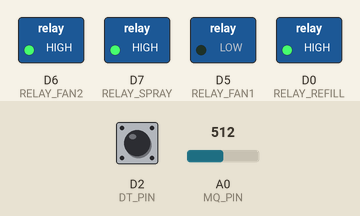
Recording of a sketch running on a simulated ESP8266 (NodeMCU). Shown: switched loads named in the sketch (green lamp = pin HIGH). The test bench sets the inputs (shaded band); at power-on: A0 (MQ_PIN) = 512, D2 (DT_PIN) HIGH. WiFi joins after 1.5 s; servers stay silent unless stated; what the sketch prints to the serial monitor is not drawn.

Above: at 3.3 s.
3.4 s: A0 (MQ_PIN) set to 74
4.9 s: A0 (MQ_PIN) set to 65
At 6.4 s:
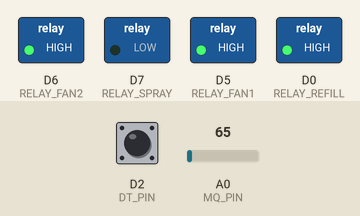
6.7 s: A0 (MQ_PIN) set to 110
At 8.1 s:
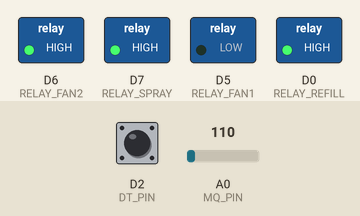
8.7 s: A0 (MQ_PIN) set to 60
At 9.6 s:
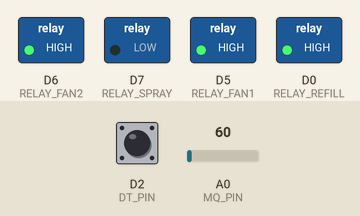
Timing chart, 0 to 11.7 s (numbered marks = the images above; inputs shaded):
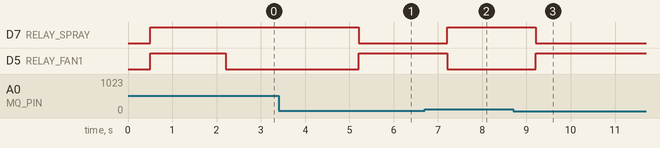

Measured:
- the behaviour switches between 71 and 70 on A0 (MQ_PIN) (found by bisection; images 0 and 1)
- after the input at 3.4 s, every drawn part: stays the same
- after the input at 4.9 s, D7 (RELAY_SPRAY): HIGH → LOW after 0.31 s; D5 (RELAY_FAN1): LOW → HIGH after 0.31 s
- after the input at 6.7 s, D7 (RELAY_SPRAY): LOW → HIGH after 0.51 s; D5 (RELAY_FAN1): HIGH → LOW after 0.51 s
- after the input at 8.7 s, D7 (RELAY_SPRAY): HIGH → LOW after 0.51 s; D5 (RELAY_FAN1): LOW → HIGH after 0.51 s

The sketch:

part1_part2.ino
```cpp
#include <ESP8266WiFi.h>
#include <ESPAsyncTCP.h>
#include <ESPAsyncWebServer.h>

const char* ssid = "SNDT123";
const char* password = "sndt@123=\\";

// ========== Pins ==========
#define MQ_PIN          A0          // Gas / PM sensor
#define DT_PIN          D2          // HX710B Data
#define SCK_PIN         D1          // HX710B Clock

#define RELAY_FAN1      D5          // GPIO14 - Ventilation Fan
#define RELAY_FAN2      D6          // GPIO12 - Cleaning Fan
#define RELAY_SPRAY     D7          // GPIO13 - Spray pump
#define RELAY_REFILL    D0          // GPIO16 - Refill pump (Manual only)

// ========== Thresholds ==========
const int  gasThreshold      = 70;         // Adjust after testing
const long pressureThreshold = 1255215;    // Adjust after testing

AsyncWebServer server(80);

bool autoMode = true;

int  gasValue      = 0;
long pressureValue = 0;

String fan1Status  = "OFF";
String fan2Status  = "OFF";
String sprayStatus = "OFF";
String refillStatus = "OFF";

unsigned long lastSensorRead = 0;

void setup() {
  Serial.begin(115200);
  delay(500);

  pinMode(RELAY_FAN1, OUTPUT);
  pinMode(RELAY_FAN2, OUTPUT);
  pinMode(RELAY_SPRAY, OUTPUT);
  pinMode(RELAY_REFILL, OUTPUT);

  // All relays OFF (Active LOW)
  digitalWrite(RELAY_FAN1, HIGH);
  digitalWrite(RELAY_FAN2, HIGH);
  digitalWrite(RELAY_SPRAY, HIGH);
  digitalWrite(RELAY_REFILL, HIGH);

  pinMode(DT_PIN, INPUT);
  pinMode(SCK_PIN, OUTPUT);
  digitalWrite(SCK_PIN, LOW);

  WiFi.begin(ssid, password);
  Serial.print("Connecting to WiFi");
  while (WiFi.status() != WL_CONNECTED) {
    delay(400);
    Serial.print(".");
  }
  Serial.println("\nWiFi Connected!");
  Serial.print("IP Address: ");
  Serial.println(WiFi.localIP());

  // ===================== WEB INTERFACE =====================
  server.on("/", HTTP_GET, [](AsyncWebServerRequest *request){
    String html = R"rawliteral(
<!DOCTYPE html>
<html>
<head>
  <title>Air Quality Controller</title>
  <meta name="viewport" content="width=device-width, initial-scale=1">
  <style>
    body{font-family:Arial;text-align:center;background:#0f1620;color:white;margin:0;padding:16px;}
    h1{color:#4fc3f7;}
    .card{background:#1e2a44;margin:12px auto;padding:16px;border-radius:12px;max-width:500px;}
    .val{font-size:1.6em;font-weight:bold;color:#4fc3f7;}
    button{padding:12px 22px;margin:6px;font-size:16px;border:none;border-radius:8px;cursor:pointer;min-width:120px;}
    .on{background:#2e7d32;} .off{background:#c62828;} .mode{background:#1565c0;}
    .status{font-size:18px;margin:8px 0;}
  </style>
</head>
<body>
  <h1>Air Quality + Cleaning System</h1>

  <div class="card">
    <div>Gas / PM : <span class="val" id="gas">0</span></div>
    <div>Pressure : <span class="val" id="press">0</span></div>
  </div>

  <div class="card">
    <div class="status">Mode: <span id="auto">AUTO</span></div>
    <button class="mode" onclick="toggleAuto()">Toggle Auto / Manual</button>
  </div>

  <div class="card">
    <h3>Fan 1 (Ventilation)</h3>
    <div class="status" id="f1">OFF</div>
    <button class="on" onclick="ctrl('fan1',1)">ON</button>
    <button class="off" onclick="ctrl('fan1',0)">OFF</button>
  </div>

  <div class="card">
    <h3>Fan 2 (Cleaning)</h3>
    <div class="status" id="f2">OFF</div>
    <button class="on" onclick="ctrl('fan2',1)">ON</button>
    <button class="off" onclick="ctrl('fan2',0)">OFF</button>
  </div>

  <div class="card">
    <h3>Spray Pump</h3>
    <div class="status" id="spray">OFF</div>
    <button class="on" onclick="ctrl('spray',1)">ON</button>
    <button class="off" onclick="ctrl('spray',0)">OFF</button>
  </div>

  <div class="card">
    <h3>Refill Pump (Manual Only)</h3>
    <div class="status" id="refill">OFF</div>
    <button class="on" onclick="ctrl('refill',1)">ON</button>
    <button class="off" onclick="ctrl('refill',0)">OFF</button>
  </div>

  <script>
    function ctrl(device, state) {
      fetch(`/control?device=${device}&state=${state}`);
    }
    function toggleAuto() {
      fetch('/auto');
    }

    setInterval(() => {
      fetch('/data').then(r => r.text()).then(d => {
        let v = d.split(',');
        document.getElementById('gas').innerText   = v[0];
        document.getElementById('press').innerText = v[1];
        document.getElementById('f1').innerText    = v[2];
        document.getElementById('f2').innerText    = v[3];
        document.getElementById('spray').innerText = v[4];
        document.getElementById('refill').innerText= v[5];
        document.getElementById('auto').innerText  = v[6];
      });
    }, 1000);
  </script>
</body>
</html>
    )rawliteral";
    request->send(200, "text/html", html);
  });

  // Manual control for all 4 devices
  server.on("/control", HTTP_GET, [](AsyncWebServerRequest *request){
    if (request->hasParam("device") && request->hasParam("state")) {
      String device = request->getParam("device")->value();
      int state = request->getParam("state")->value().toInt();

      if (device == "fan1")   digitalWrite(RELAY_FAN1,   state ? LOW : HIGH);
      if (device == "fan2")   digitalWrite(RELAY_FAN2,   state ? LOW : HIGH);
      if (device == "spray")  digitalWrite(RELAY_SPRAY,  state ? LOW : HIGH);
      if (device == "refill") digitalWrite(RELAY_REFILL, state ? LOW : HIGH);
    }
    request->send(200);
  });

  server.on("/auto", HTTP_GET, [](AsyncWebServerRequest *request){
    autoMode = !autoMode;
    request->send(200);
  });

  server.on("/data", HTTP_GET, [](AsyncWebServerRequest *request){
    String resp = String(gasValue) + "," +
                  String(pressureValue) + "," +
                  fan1Status + "," +
                  fan2Status + "," +
                  sprayStatus + "," +
                  refillStatus + "," +
                  (autoMode ? "AUTO" : "MANUAL");
    request->send(200, "text/plain", resp);
  });

  server.begin();
  Serial.println("Web Server Started");
}

void loop() {
  if (millis() - lastSensorRead >= 500) {
    lastSensorRead = millis();

    gasValue      = getGasAverage();
    pressureValue = readHX710BRaw();

    if (autoMode) {
      // ----- Gas / PM control -----
      if (gasValue > gasThreshold) {
        digitalWrite(RELAY_FAN1, LOW);     // Fan1 ON
        digitalWrite(RELAY_SPRAY, HIGH);   // Spray OFF
        fan1Status  = "ON (High Gas)";
        sprayStatus = "OFF";
      } else {
        digitalWrite(RELAY_FAN1, HIGH);    // Fan1 OFF
        digitalWrite(RELAY_SPRAY, LOW);    // Spray ON
        fan1Status  = "OFF";
        sprayStatus = "ON (Low Gas)";
      }

      // ----- Pressure → Cleaning Fan -----
      if (pressureValue > pressureThreshold) {
        digitalWrite(RELAY_FAN2, LOW);
        fan2Status = "ON (High Pressure)";
      } else {
        digitalWrite(RELAY_FAN2, HIGH);
        fan2Status = "OFF";
      }
    }
    else {
      // Manual mode - only update status text
      fan1Status   = (digitalRead(RELAY_FAN1)  == LOW) ? "ON (Manual)" : "OFF (Manual)";
      fan2Status   = (digitalRead(RELAY_FAN2)  == LOW) ? "ON (Manual)" : "OFF (Manual)";
      sprayStatus  = (digitalRead(RELAY_SPRAY) == LOW) ? "ON (Manual)" : "OFF (Manual)";
    }

    // Refill is always manual
    refillStatus = (digitalRead(RELAY_REFILL) == LOW) ? "ON (Manual)" : "OFF";
  }
  yield();
}

// ==================== Helper Functions ====================
int getGasAverage() {
  long sum = 0;
  for (int i = 0; i < 10; i++) {
    sum += analogRead(MQ_PIN);
    delayMicroseconds(500);
  }
  return sum / 10;
}

long readHX710BRaw() {
  long value = 0;
  unsigned long timeout = millis();
  while (digitalRead(DT_PIN) == HIGH) {
    if (millis() - timeout > 100) return pressureValue;
  }

  for (int i = 0; i < 24; i++) {
    digitalWrite(SCK_PIN, HIGH);
    value = (value << 1) | digitalRead(DT_PIN);
    digitalWrite(SCK_PIN, LOW);
  }
  digitalWrite(SCK_PIN, HIGH);
  digitalWrite(SCK_PIN, LOW);

  if (value & 0x800000) value |= ~0xFFFFFF;
  return value;
}
```
